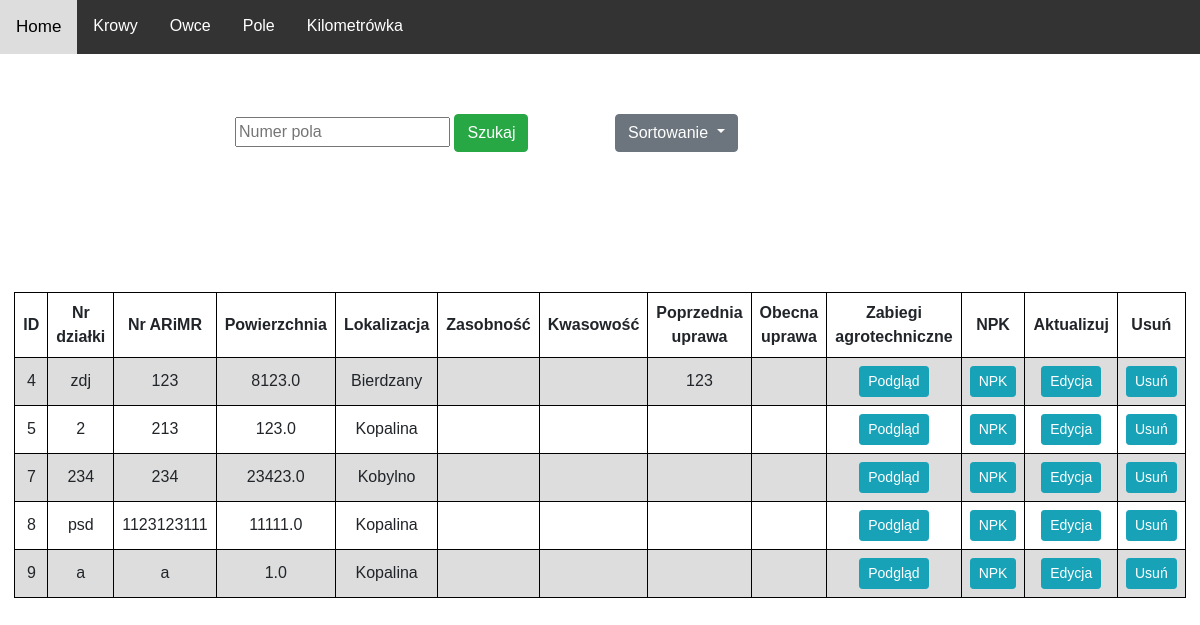
Before: /field/table/ with the older database file.
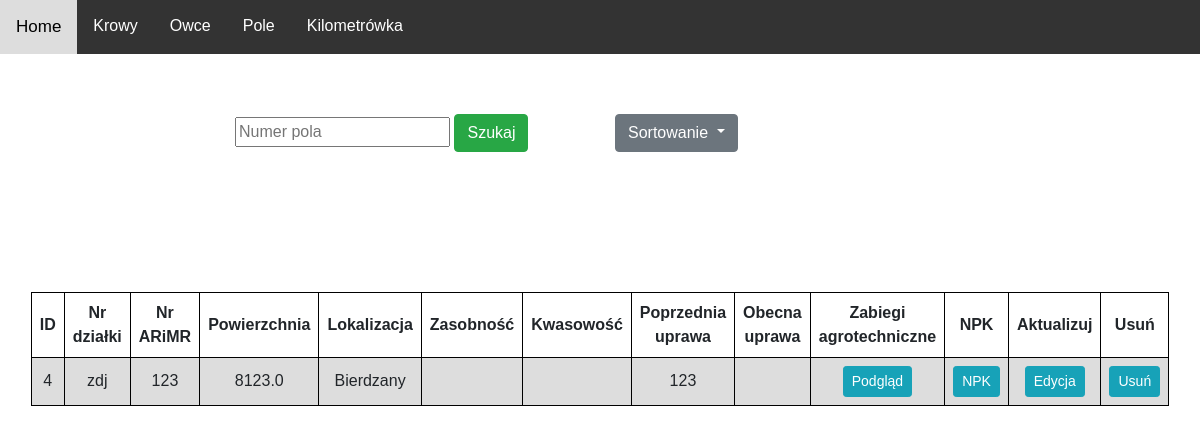
After: the same page with the newer database file.
### Field/models.py (models this page shows)
class Field(models.Model):
    LOCATION_CHOISES = [
        ("Kobylno", "Kobylno"),
        ("Bierdzany", "Bierdzany"),
        ("Kopalina", "Kopalina"),
        ("Inna", "Inna"),
    ]
    field_number = models.CharField(max_length=10, unique=True)
    ar_label = models.CharField(max_length=10, unique=True)
    area = models.FloatField()
    location = models.CharField(max_length=15, choices=LOCATION_CHOISES)
    field_image = models.ImageField(blank = True, null=True, upload_to="images/")
    soil_richness = models.FloatField(blank = True, null = True)
    acidity = models.FloatField(blank = True, null=True)
    last_seed = models.CharField(max_length=10, null=True, blank = True)
    present_seed = models.CharField(max_length=10, blank = True, null=True)

### Field/views.py (the view)
# urls.py: path('field/table/', FieldView.tableField),
def tableField(request):
    field = Field.objects.all()
    context = {
        'field': field,
    }
    return render(request, 'Field/table.html', context)

### Field/templates/Field/table.html (shortened to what this page needs)
{% extends 'MainPage/main.html' %}
{% block content %}
<div class="container">
  <div class="row" style="margin-top:60px">
    <div class="col-md-4 offset-md-2" >
      <form action="/field/search">
        <input type="text" name="earring_num" placeholder="Numer pola">
        <button class="btn btn-success" type="submit">Szukaj</button>
      </form>
    </div>
    <div class="col-md-4" >
      <div class="dropdown" style="margin-bottom:40px" >
        <button class="btn btn-secondary dropdown-toggle" data-bs-toggle="dropdown" type="button" id="dropdownMenuButton" data-toggle="dropdown" aria-haspopup="true" aria-expanded="false">
          Sortowanie
        </button>
      </div>
    </div>
  </div>
</div>
<table class="center">
  <tr>
    <th>ID</th>
    <th>Nr działki</th>
    <th>Nr ARiMR</th>
    <th>Powierzchnia</th>
    <th>Lokalizacja</th>
    <th>Zasobność</th>
    <th>Kwasowość</th>
    <th>Poprzednia uprawa</th>
    <th>Obecna uprawa</th>
    <th>Zabiegi agrotechniczne</th>
    <th>NPK</th>
    <th>Aktualizuj</th>
    <th>Usuń</th>
  </tr>
  {% for k in field %}
  <tr>
    <td>{{k.id}}</td>
    <td>{{k.field_number}}</td>
    <td>{{k.ar_label}}</td>
    <td>{{k.area}}</td>
    <td>{{k.location}}</td>
    <td>{{k.soil_richness|default_if_none:''}}</td>
    <td>{{k.acidity|default_if_none:''}}</td>
    <td>{{k.last_seed|default_if_none:''}}</td>
    <td>{{k.present_seed|default_if_none:''}}</td>
    <td><a class="btn btn-sm btn-info" href="{% url 'treatment_field' k.id %}">Podgląd</a></td>
    <td><a class="btn btn-sm btn-info" href="{% url 'fieldNPK' k.id %}">NPK</a></td>
    <td><a class="btn btn-sm btn-info" href="{% url 'update_field' k.id %}">Edycja</a></td>
    <td><a class="btn btn-sm btn-info" href="{% url 'delete_field' k.id %}">Usuń</a></td>
  </tr>
  {% endfor %}
</table>
{% endblock %}

### MainPage/templates/MainPage/main.html (shortened to what this page needs)
{% load static %}
<!DOCTYPE html>
<html lang="pl-PL">
<head>
    <link rel="stylesheet" href="https://cdn.jsdelivr.net/npm/bootstrap@4.3.1/dist/css/bootstrap.min.css">
    <link rel="stylesheet" href="{% static 'formating.css' %}">
</head>
<body>
<div class="topnav">
    <a href="/">Home</a>
    <div class="subnav">
        <button class="subnavbtn">Krowy </button>
    </div>
    <div class="subnav">
        <button class="subnavbtn">Owce </button>
    </div>
    <div class="subnav">
        <button class="subnavbtn">Pole </button>
    </div>
    <div class="subnav">
        <button class="subnavbtn">Kilometrówka </button>
    </div>
</div>
{% block content %}
{% endblock %}
</body>
</html>

### MainPage/static/formating.css (style rules this page uses)
body { background-color: white; margin: 0; font-family: Arial, Helvetica, sans-serif; }
table { font-family: arial, sans-serif; border-collapse: collapse; width: 80%; }
table.center { position: relative; top: 100px; margin-left: auto; margin-right: auto; }
td, th { border: 1px solid black; text-align: center; padding: 8px; border-collapse: collapse; }
tr:nth-child(even) { background-color: #dddddd; }
.topnav { overflow: hidden; background-color: #333; }
.topnav a { float: left; color: #f2f2f2; text-align: center; padding: 14px 16px; text-decoration: none; font-size: 17px; }
.subnav { float: left; overflow: hidden; }
.subnav .subnavbtn { font-size: 16px; border: none; outline: none; color: white; padding: 14px 16px; background-color: inherit; font-family: inherit; margin: 0; }

Changed rows visible on the page:
removed Field: id "5", field_number "2", ar_label "213", area "123.0", location "Kopalina"
removed Field: id "7", field_number "234", ar_label "234", area "23423.0", location "Kobylno"
removed Field: id "8", field_number "psd", ar_label "1123123111", area "11111.0", location "Kopalina"
removed Field: id "9", field_number "a", ar_label "a", area "1.0", location "Kopalina"
